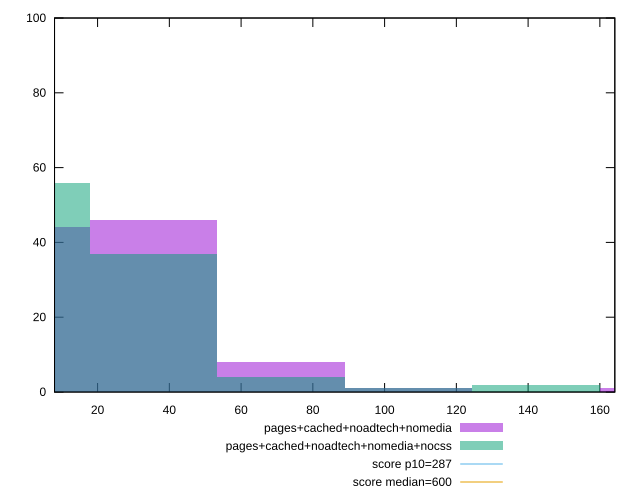

Write gnuplot code to recreate this figure.
reset

$pagesCachedNoadtechNomedia <<EOF
71.13019823208053 8
35.565099116040265 46
0 44
177.82549558020133 1
106.69529734812079 1
EOF

$pagesCachedNoadtechNomediaNocss <<EOF
35.565099116040265 37
71.13019823208053 4
142.26039646416106 2
0 56
106.69529734812079 1
EOF

set key outside below
set boxwidth 35.565099116040265
set xrange [8:164.17049999999995]
set yrange [0:100]
set trange [0:100]
set style fill transparent solid 0.5 noborder

set parametric
set terminal svg size 640, 500 enhanced background rgb 'white'
set output "report_00017_2021-02-10T15-08-03.406Z/total-blocking-time/comparison/histogram/3_vs_4.svg"

plot $pagesCachedNoadtechNomedia title "pages+cached+noadtech+nomedia" with boxes, \
     $pagesCachedNoadtechNomediaNocss title "pages+cached+noadtech+nomedia+nocss" with boxes, \
     287,t title "score p10=287", \
     600,t title "score median=600"

reset
